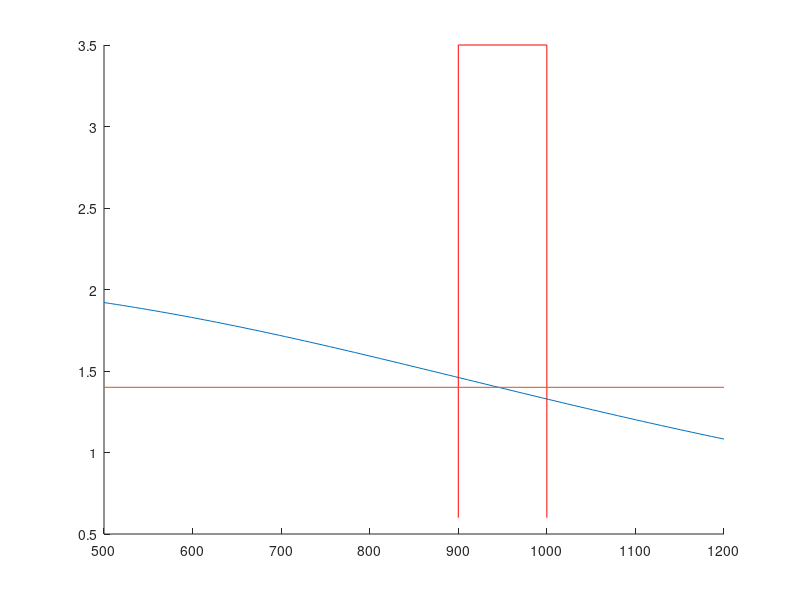

The MATLAB source for this figure:
clc;clear;clf


C = 0.01001e-6
R = 14720+988.8
fc = 1/(2*pi*R*C)
omegac = fc*2*pi

Vampin = 1.5;

K = 1.4
Q = 1/(3-K)

f = linspace(500,1200);
omega = 2*pi*f;

s = 1i*omega;

totalgain = abs(K*(1./(1+1/Q*s./omegac+(s./omegac).^2)));
ampvoltage = Vampin*totalgain;

vconst = 1.4;

hold on
plot(f,ampvoltage)
plot([1000,1000,900,900],[0.6 3.5,3.5,0.6],'r-')
plot([500,1200],[vconst,vconst])